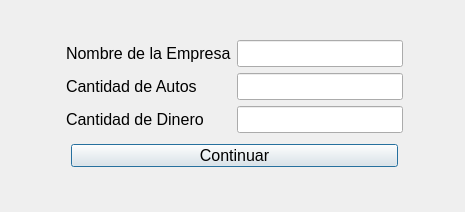
<?xml version="1.0" encoding="UTF-8"?>
<ui version="4.0">
 <class>Empresa</class>
 <widget class="QDialog" name="Empresa">
  <property name="geometry">
   <rect>
    <x>0</x>
    <y>0</y>
    <width>465</width>
    <height>212</height>
   </rect>
  </property>
  <property name="font">
   <font>
    <pointsize>12</pointsize>
   </font>
  </property>
  <property name="windowTitle">
   <string>Dialog</string>
  </property>
  <widget class="QWidget" name="">
   <property name="geometry">
    <rect>
     <x>66</x>
     <y>40</y>
     <width>337</width>
     <height>132</height>
    </rect>
   </property>
   <layout class="QGridLayout" name="gridLayout">
    <item row="0" column="1">
     <widget class="QLineEdit" name="lineEditNombreEmpresa"/>
    </item>
    <item row="1" column="1">
     <widget class="QLineEdit" name="lineEditCantidadAutos"/>
    </item>
    <item row="1" column="0">
     <widget class="QLabel" name="label_2">
      <property name="text">
       <string>Cantidad de Autos</string>
      </property>
     </widget>
    </item>
    <item row="0" column="0">
     <widget class="QLabel" name="label">
      <property name="text">
       <string>Nombre de la Empresa</string>
      </property>
     </widget>
    </item>
    <item row="2" column="0">
     <widget class="QLabel" name="label_3">
      <property name="text">
       <string>Cantidad de Dinero</string>
      </property>
     </widget>
    </item>
    <item row="2" column="1">
     <widget class="QLineEdit" name="lineEditCantidadDinero"/>
    </item>
    <item row="3" column="0" colspan="2">
     <layout class="QVBoxLayout" name="verticalLayout">
      <property name="leftMargin">
       <number>5</number>
      </property>
      <property name="topMargin">
       <number>5</number>
      </property>
      <property name="rightMargin">
       <number>5</number>
      </property>
      <property name="bottomMargin">
       <number>5</number>
      </property>
      <item>
       <widget class="QPushButton" name="pushButtonContinuar">
        <property name="text">
         <string>Continuar</string>
        </property>
       </widget>
      </item>
     </layout>
    </item>
   </layout>
  </widget>
 </widget>
 <resources/>
 <connections/>
</ui>
